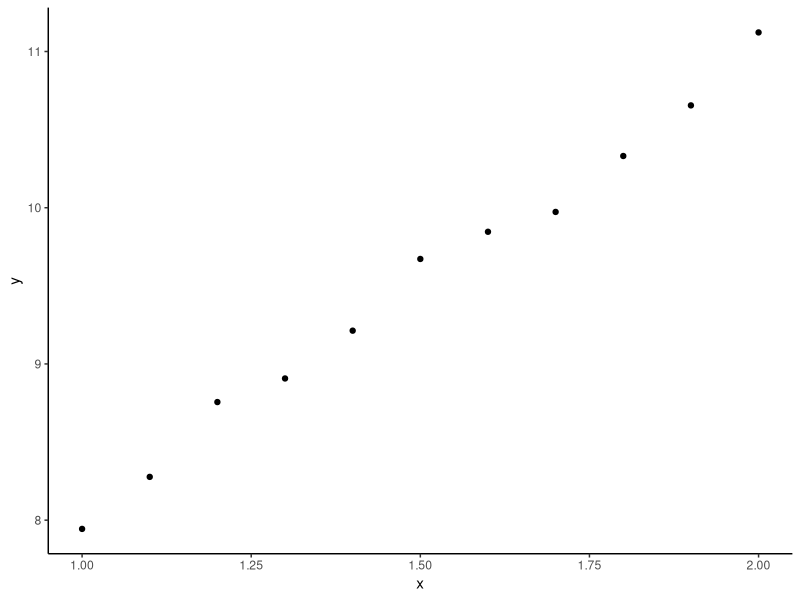
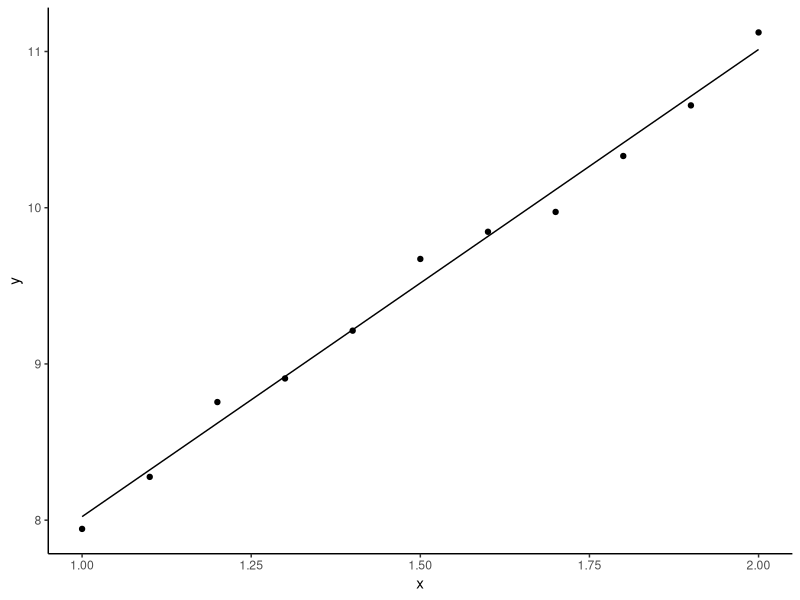
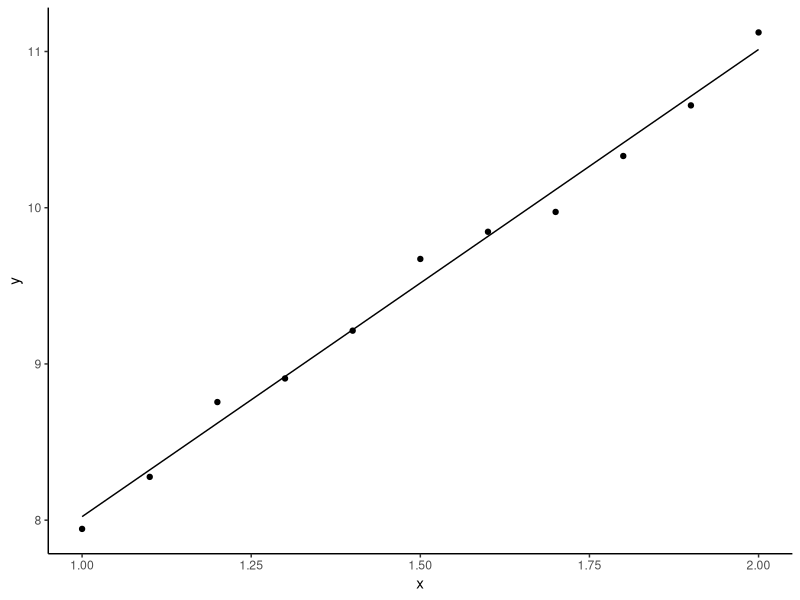
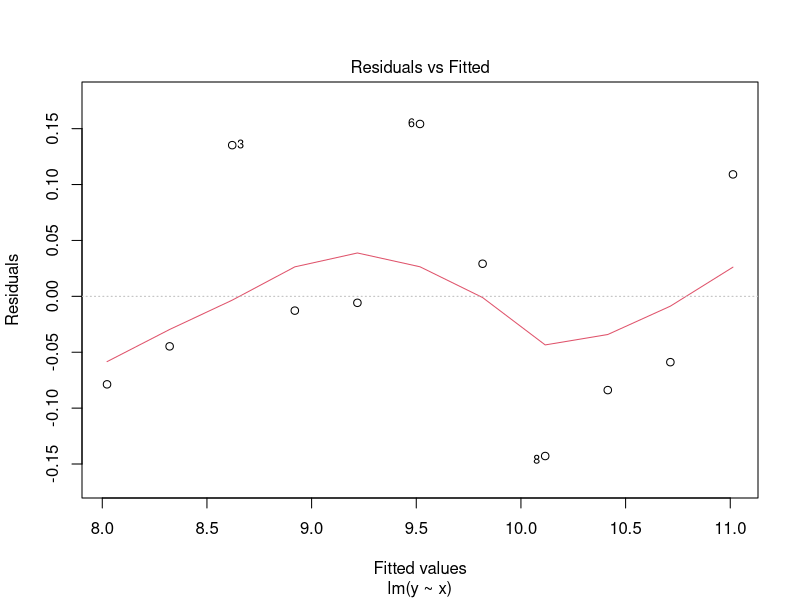
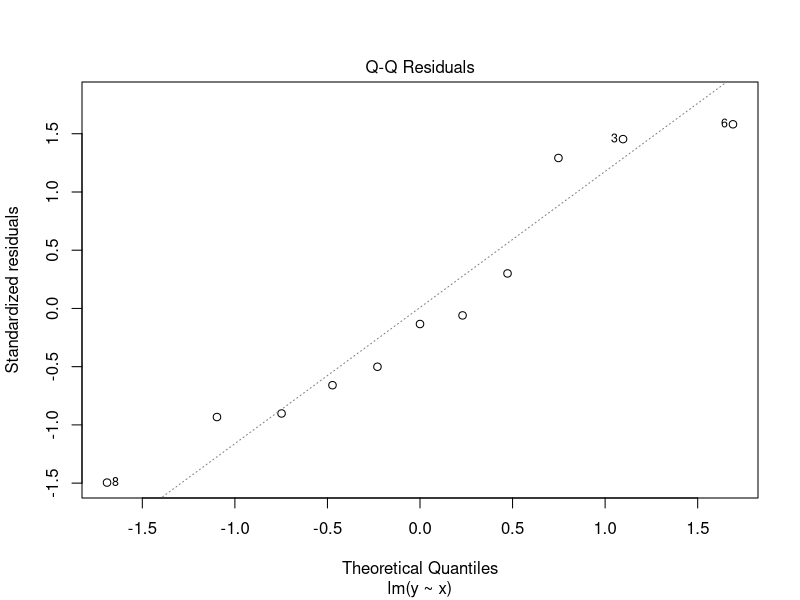
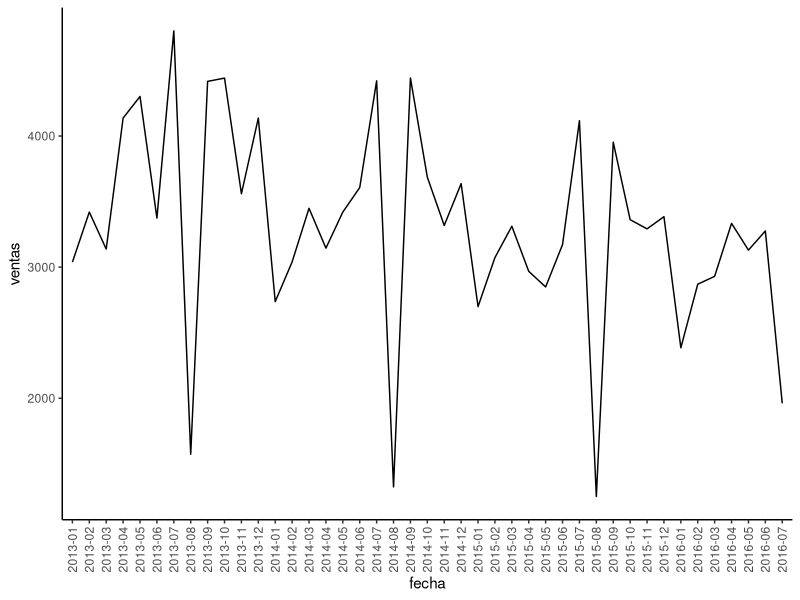
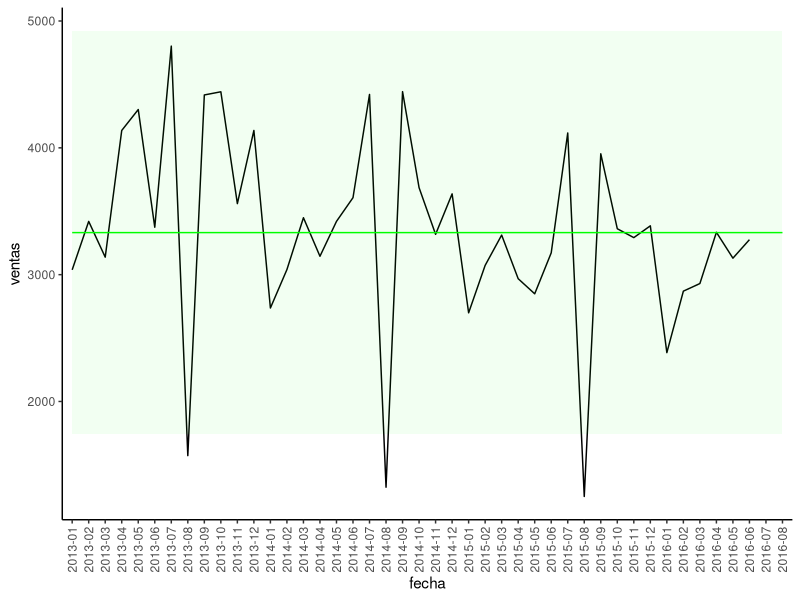
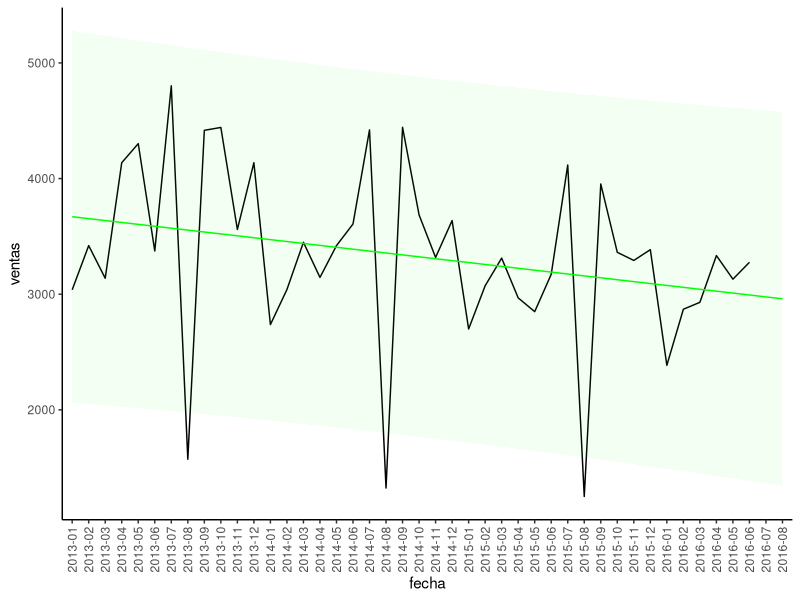

Recreate these plots in R, in order.
#' ---
#' output:
#'   revealjs::revealjs_presentation:
#'     theme: simple
#'     slide_level: 2
#'     highlight: pygments
#'     center: false
#'     self_contained: true
#'     css: "../css/styles.css"
#'     reveal_options:
#'       slideNumber: true
#'       previewLinks: false
#'       transition: 0
#'       background_transition: 0
#' editor_options: 
#'   chunk_output_type: console
#' ---
#' 
## ----setup, include=FALSE--------------------------------------------------
knitr::opts_chunk$set(echo = FALSE, dev="svg")

#' 
## ----include=FALSE---------------------------------------------------------
if(!require("tidyverse")) {
  install.packages("tidyverse", repos="https://cloud.r-project.org/",
         quiet=TRUE, type="binary")
  library("tidyverse")
}
if(!require("kableExtra")) {
  install.packages("kableExtra", repos="https://cloud.r-project.org/",
         quiet=TRUE, type="binary")
  library("kableExtra")
}

#' 
#' ##
#' 
#' <img src="../images/IQSlogo.png" style="border-style:none;box-shadow:none;
#' position:absolute;margin:0;top:20px;left:20px;max-width:200px;height:auto;" />
#' 
#' <div style="font-size:1.5em;font-weight:700;margin-top:200px;">Control estadístico de procesos</div>
#' <div style="font-size:1.4em;font-weight:500;color:#333333;">Previsión</div>
#' <div style="font-size:1.2em;margin-top:40px;color:#333333;">Jordi Cuadros, Lucinio González</div>
#' <div style="margin-top:80px;color:#333333;">Noviembre de 2018</div>
#' 
#' 
#' # Fundamentos de la previsión
#' 
#' ## Previsión
#' 
#' En la práctica de la gestión (aunque no solo en la industria) a menudo es necesario poder anticipar cuál será el resultado de una determinada situación para poder actuar en previsión.
#' 
#' - Prever las ventas o las compras, es decir, necesidades de producción del próximo periodo.
#' - Prever que pasará ante un cambio de las condiciones de producción.
#' - Anticipar la duración de una pieza o evaluar la posibilidades de fallo de un proceso en función de datos observables.
#' 
#' 
#' ## Aproximaciones metodológicas
#' 
#' - Usar métodos que no requieren el uso de funciones matemáticas porque se basan en el conocimiento de expertos (técnicas cualitativas).
#' - Utilización de procedimientos estadísticos para predecir valores futuros de una serie temporal en base a tendencias históricas (técnicas cuantitativas).
#'     - Uso de funciones modelo: Ajustar una función a los datos y usar esta función para hacer la previsión.
#'     - Técnicas que no usan funciones modelo.
#' - Combinar técnicas cualitativas y cuantitativas
#' 
#' 
#' ## Recomendaciones generales
#' 
#' - Comprobar que la ventana de modelización no incluye cambios estructurales. 
#' - Preferir modelos simples.
#' - No inferir relaciones causa-efecto de los modelos.
#' - El pronóstico siempre lleva asociado un cierto error, esta incertidumbre es mayor cuanto más alejado del momento actual se haga el pronóstico.
#' 
#' ##
#' 
#' - Para reducir la incertidumbre del pronóstico se recomienda combinar varios métodos de pronóstico.
#' - Utilizar el conocimiento experto aunque no sea cuantitativo.
#' - Recalcular el modelo cada vez que se disponga de nuevos datos.
#' 
#' 
#' # Ajuste de modelos
#' 
#' ## Proceso de ajuste de un modelo
#' 
#' - Determinar el modelo adecuado
#'     - A partir del conocimiento de las variables de los datos
#'     - A partir de la forma de los datos
#' - Ajustar el modelo ≡ Determinar los coeficientes del modelo
#'     - Habitualmente usando la técnico de mínimos cuadrados ordinarios (OLS)
#' - Comprobación del modelo y del ajuste
#'     - ¿Representa adecuadamente los datos?
#'     - ¿Los residuales son independientes y siguen una distribución normal?
#'     - ¿Representa adecuadamente datos no usados para construir el modelo?
#' 
#' 
#' ## Ajustes de modelos en R por OLS
#' 
#' Una vez decidido un modelo, el ajuste por el método de mínimos cuadrados ordinarios se realiza usando la notación de fórmulas y la función ```lm```.
#' 
#' ----
#' 
#' ### Notación de fórmulas
#' 
#' Una fórmula en R indica una relación lineal entre variables o combinaciones de variables.
#' 
#' - Recta: ``` y ~ x ```
#' - Recta (sin ordenada en origen): ```y ~ x - 1``` o ```y ~ 0 + x``` 
#' - Expresiones lineales multivariantes: ```y ~ x1 + x2```
#' - Expresiones multivariantes con interacciones: ```y ~ (X1 + x2) ^ 2```
#' - Polinomio: ```y ~ x + I(x ^ 2)``` o ```y ~ poly(x, 3)```
#' - Expresiones no lineales: ```y ~ exp(x)``` o ```log(y) ~ log(x)```
#' 
#' ----
#' 
#' ### Uso de la función ```lm```
#' 
## ---- echo = FALSE---------------------------------------------------------
set.seed(123)

#' 
## ---- echo = TRUE----------------------------------------------------------
x <- seq(1, 2, length.out = 11)
y <- round(3 * x + 5 + rnorm(11) / 10, 3)
datos <- data.frame(x = x, y = y)

#' 
## ---- echo = FALSE---------------------------------------------------------
kable_styling(kable(datos), font_size=24)

#' 
#' ----
#' 
## ---- echo = FALSE---------------------------------------------------------
ggplot(datos, aes(x = x, y = y)) + geom_point() + theme_classic()

#' 
#' ----
#' 
## ---- eval = FALSE, echo = TRUE--------------------------------------------
## ajuste <- lm(y ~ x, datos)
## summary(ajuste)

#' 
#' <div style="font-size:24pt;">
#' 
## ---- echo = FALSE---------------------------------------------------------
ajuste <- lm(y ~ x, datos)
summary(ajuste)

#' 
#' </div>
#' 
#' ----
#' 
## ---- echo = TRUE----------------------------------------------------------
datos$yc <- ajuste$fitted

#' 
## ---- echo = FALSE---------------------------------------------------------
kable_styling(kable(datos), font_size=24)

#' 
#' ----
#' 
## ---- eval = FALSE, echo = TRUE--------------------------------------------
## ggplot(datos, aes(x = x, y = y)) +
##   geom_point() +
##   geom_line(aes(y = yc)) +
##   theme_classic()

#' 
#' ----
#' 
## ---- echo = FALSE---------------------------------------------------------
ggplot(datos, aes(x = x, y = y)) +
  geom_point() +
  geom_line(aes(y = yc)) + 
  theme_classic()

#' 
#' ## Análisis estadístico de los modelos de ajuste
#' 
#' Un ajuste es adecuado si
#' 
#' <div style="font-size:20pt;">
#' 
#' - Se ajusta a los valores experimentales y su funcionalidad
#'     - Gráfico con el modelo ajustado
#'     - Análisi de los residuales
#'         - Residuales sin funcionalidad y centrado en cero
#'     - Prueba F
#' - No hay puntos excesivamente influyentes
#'     - Vigilar con los puntos anómalos y los puntos extremos
#' - Los errores están normalmente distribuidos
#'     - Prueba de normalidad de los residuales
#'     - Gráfico de normalidad de los residuales
#' - Sus coeficientes son significativos
#'     - Estadísticamente
#'     - Teóricamente / científicamente
#' 
#' </div>
#' 
#' ----
#' 
## ---- echo = FALSE---------------------------------------------------------
ggplot(datos, aes(x = x, y = y)) +
  geom_point() +
  geom_line(aes(y = yc)) + 
  theme_classic()

#' 
#' ----
#' 
## ---- eval = FALSE, echo = TRUE--------------------------------------------
## summary(ajuste)

#' 
#' <div style="font-size:24pt;">
#' 
## ---- echo = FALSE---------------------------------------------------------
summary(ajuste)

#' 
#' </div>
#' 
#' ----
#' 
## ---- echo = TRUE, eval = FALSE--------------------------------------------
## plot(ajuste, which=1:2)

#' 
#' ----
#' 
## ---- echo = FALSE---------------------------------------------------------
plot(ajuste, which=1)

#' 
#' ----
#' 
## ---- echo = FALSE---------------------------------------------------------
plot(ajuste, which=2)

#' 
#' ----
#' 
## ---- echo = TRUE----------------------------------------------------------
shapiro.test(ajuste$residuals)

#' 
#' ## Predicción
#' 
#' Si el modelo es correcto (y solo en este caso), este puede usarse para estimar valores de la variable dependiente.
#' 
## ---- echo = TRUE----------------------------------------------------------
predict(ajuste,data.frame(x = c(1.12,1.23)))

#' 
#' ----
#' 
#' A esta predicción puede añadirse intervalos de confianza (por defecto, a un nivel de confianza del 95 %). Estos se calculan de forma distinta cuando se quiere predecir el valor medio (mejor estimación) o un nuevo dato.
#' 
#' Si x es 1,12, la estimación del promedio es
#' 
## ---- echo = TRUE----------------------------------------------------------
predict(ajuste,data.frame(x = c(1.12)), interval="confidence")

#' 
#' y la estimación para un nuevo dato es
#' 
## ---- echo = TRUE----------------------------------------------------------
predict(ajuste,data.frame(x = c(1.12)), interval="prediction")

#' 
#' 
#' ## Ejemplo
#' 
#' A partir de los datos que figuran en el archivo "cu.txt", determina el coeficiente de expansión térmica del cobre (*k*) a las temperaturas (*T*) de 600 K y de 200 K.
#' 
#' <p>&nbsp;</p>
#' 
#' <p class="bibref">http://www.itl.nist.gov/div898/handbook/pmd/section6/pmd641.htm </p>
#' 
#' 
#' # Ajuste de series temporales
#' 
#' ## Serie temporal
#' 
#' Se denomina serie temporal a una secuencia de puntos indexados temporalmente. Es decir, obtenidos a intervalos de tiempo constantes.
#' 
#' En estos casos, el índice temporal (o posición) se incorpora como variable de modelización. El tiempo no se usa como variable independiente.
#' 
#' 
#' 
#' Solo se presentará el tratamiento del ajuste de serie temporales completas.
#' 
#' 
#' ## Fuentes de variación en una serie temporal
#' 
#' - **Tendencia**. Evolución de los datos a largo plazo
#' - **Estacionalidad**. Variaciones estacionales a corto plazo (periodo de menos de un año)
#'     - Día de la semana
#'     - Día del mes
#'     - Día del año
#'     - Semana del año
#'     - Semana del mes
#'     - Mes del año
#' - Componentes **aleatorios** no previsibles
#' - **Autocorrelación**. Dependencia de los periodos inmediatamente anteriores.
#' 
#' 
#' ## Previsión en series temporales (pronóstico, *forecasting*)
#' 
#' - Ajuste de modelos (con variables fictícias)
#' - Métodos de previsión sin funciones de ajuste (para datos desestacionalizados)
#' 
#' 
#' # Pronóstico mediante ajuste de modelos
#' ## Ejemplo
#' 
#' Sean las ventas de un determinado producto entre enero de 2013 y mediados de julio de 2016 las que figuran en el archivo "ventas.csv", ¿cuál seria una previsión razonable de las ventas de julio y agosto de 2016?
#' 
#' 
## ---- echo = FALSE, results = 'asis'---------------------------------------
datos <- read.table("ventas.csv", header=TRUE, dec=",",sep=";")
kable_styling(kable(head(datos)), font_size=24)

#' 
#' ----
#' 
#' ### Visualización de los datos
#' 
## ---- echo = TRUE, eval = FALSE--------------------------------------------
## datos$fecha <- paste(datos$ano,
##                      formatC(datos$mes, width=2,
##                              format="d", flag="0"),
##                      sep="-")
## ggplot(datos,aes(x=fecha,y=ventas,group=1)) + geom_line() +
##   theme_classic()+
##   theme(axis.text.x = element_text(angle=90,vjust=0.5))

#' 
#' ----
#' 
## ---- echo = FALSE---------------------------------------------------------
datos$fecha <- paste(datos$ano,
                     formatC(datos$mes, width=2,
                             format="d", flag="0"),
                     sep="-")
ggplot(datos,aes(x=fecha,y=ventas,group=1)) + geom_line() +
  theme_classic()+
  theme(axis.text.x = element_text(angle=90,vjust=0.5))

#' 
#' ## Modelos habituales (sin estacionalidad)
#' 
#' - Constante ( ```y ~ 1``` )
#' - Recta ( ```y ~ x``` )
#' - Recta sin ordenada ( ```y ~ 0 + x``` )
#' 
#' También pueden usarse funciones no lineales (polinomios, logaritmos, exponenciales...).
#' 
#' 
#' ## Ajuste de una constante
#' 
## ---- echo = TRUE, eval = FALSE--------------------------------------------
## datosAj <- datos[1:42,]
## datosAj$i <- 1:42
## datosAj <- rbind(datosAj,
##                  list(ano=c(2016,2016),
##                       mes=7:8,
##                       ventas=c(NA,NA),
##                       fecha=c("2016-07","2016-08"),
##                       i=43:44))
## 
## ajuste <- lm(ventas~1, datosAj[1:42,])
## 
## datosAj <- cbind(datosAj,
##                  predict(ajuste, datosAj, interval="prediction"))

#' 
#' ----
#' 
## ---- echo = TRUE, eval = FALSE--------------------------------------------
## ggplot(datosAj,aes(x=fecha,y=ventas,group=1)) + geom_line() +
##   geom_line(aes(y=fit), col="green")+
##   geom_ribbon(aes(ymin=lwr, ymax=upr), fill="green", alpha=0.05)+
##   theme_classic()+
##   theme(axis.text.x = element_text(angle=90,vjust=0.5))
## 

#' 
#' ----
#' 
## ---- echo = FALSE, warning = FALSE----------------------------------------
datosAj <- datos[1:42,]
datosAj$i <- 1:42
datosAj <- rbind(datosAj,
                 list(ano=c(2016,2016),
                      mes=7:8,
                      ventas=c(NA,NA),
                      fecha=c("2016-07","2016-08"),
                      i=43:44))

ajuste <- lm(ventas~1, datosAj[1:42,])

datosAj <- cbind(datosAj,
                 predict(ajuste, datosAj, interval="prediction"))

ggplot(datosAj,aes(x=fecha,y=ventas,group=1)) + geom_line() +
  geom_line(aes(y=fit), col="green")+
  geom_ribbon(aes(ymin=lwr, ymax=upr), fill="green", alpha=0.05)+
  theme_classic()+
  theme(axis.text.x = element_text(angle=90,vjust=0.5))


#' 
#' ----
#' 
## ---- echo = TRUE----------------------------------------------------------

print(datosAj[43:44,c(4,6:8)])


#' 
#' ## Ajuste de una recta
#' 
## ---- echo = TRUE, eval = FALSE--------------------------------------------
## datosAj <- datos[1:42,]
## datosAj$i <- 1:42
## datosAj <- rbind(datosAj,
##                  list(ano=c(2016,2016),
##                       mes=7:8,
##                       ventas=c(NA,NA),
##                       fecha=c("2016-07","2016-08"),
##                       i=43:44))
## 
## ajuste <- lm(ventas~i, datosAj[1:42,])
## 
## datosAj <- cbind(datosAj,
##                  predict(ajuste, datosAj, interval="prediction"))

#' 
#' ----
#' 
## ---- echo = TRUE, eval = FALSE--------------------------------------------
## ggplot(datosAj,aes(x=fecha,y=ventas,group=1)) + geom_line() +
##   geom_line(aes(y=fit), col="green")+
##   geom_ribbon(aes(ymin=lwr, ymax=upr), fill="green", alpha=0.05)+
##   theme_classic()+
##   theme(axis.text.x = element_text(angle=90,vjust=0.5))
## 

#' 
#' ----
#' 
## ---- echo = FALSE, warning = FALSE----------------------------------------
datosAj <- datos[1:42,]
datosAj$i <- 1:42
datosAj <- rbind(datosAj,
                 list(ano=c(2016,2016),
                      mes=7:8,
                      ventas=c(NA,NA),
                      fecha=c("2016-07","2016-08"),
                      i=43:44))

ajuste <- lm(ventas~i, datosAj[1:42,])

datosAj <- cbind(datosAj,
                 predict(ajuste, datosAj, interval="prediction"))

ggplot(datosAj,aes(x=fecha,y=ventas,group=1)) + geom_line() +
  geom_line(aes(y=fit), col="green")+
  geom_ribbon(aes(ymin=lwr, ymax=upr), fill="green", alpha=0.05)+
  theme_classic()+
  theme(axis.text.x = element_text(angle=90,vjust=0.5))


#' 
#' ----
#' 
## ---- echo = TRUE----------------------------------------------------------

print(datosAj[43:44,c(4,6:8)])


#' 
#' 
#' ## Incorporar la estacionalidad
#' 
#' La estacionalidad se incorpora a los modelos a través de variables ficticias
#' 
#' - Se decide el periodo y el paso de la periodicidad
#'     - Día en mes
#'     - Día en semana
#'     - Mes en año
#'     - Trimestre en año
#' - Se usa una variable ficticia (lógica, 0 o 1) para cada elemento del periodo
#' - Se introducen al modelo todas las variables ficticias excepto una (que corresponderá a la referencia del modelo).
#' 
#' 
#' ## Modelizar la estacionalidad en R
#' 
#' - Definir una variable para la estacionalidad (valores cíclicos).
#' - Se establece esta variable como factor y se introduce como variable del modelo.
#' 
#' 
#' ## Ajuste de una recta más una periodicidad anual (por meses)
#' 
## ---- echo = TRUE, eval = FALSE--------------------------------------------
## datosAj <- datos[1:42,]
## datosAj$i <- 1:42
## datosAj <- rbind(datosAj,
##                  list(ano=c(2016,2016),
##                       mes=7:8,
##                       ventas=c(NA,NA),
##                       fecha=c("2016-07","2016-08"),
##                       i=43:44))
## datosAj$mes <- factor(datosAj$mes)
## 
## ajuste <- lm(ventas~i+mes, datosAj[1:42,])
## 
## datosAj <- cbind(datosAj,
##                  predict(ajuste, datosAj, interval="prediction"))

#' 
#' ----
#' 
## ---- echo = TRUE, eval = FALSE--------------------------------------------
## ggplot(datosAj,aes(x=fecha,y=ventas,group=1)) + geom_line() +
##   geom_line(aes(y=fit), col="green")+
##   geom_ribbon(aes(ymin=lwr, ymax=upr), fill="green", alpha=0.05)+
##   theme_classic()+
##   theme(axis.text.x = element_text(angle=90,vjust=0.5))
## 

#' 
#' ----
#' 
## ---- echo = FALSE, warning = FALSE----------------------------------------
datosAj <- datos[1:42,]
datosAj$i <- 1:42
datosAj <- rbind(datosAj,
                 list(ano=c(2016,2016),
                      mes=7:8,
                      ventas=c(NA,NA),
                      fecha=c("2016-07","2016-08"),
                      i=43:44))
datosAj$mes <- factor(datosAj$mes)

ajuste <- lm(ventas~i+mes, datosAj[1:42,])

datosAj <- cbind(datosAj,
                 predict(ajuste, datosAj, interval="prediction"))

ggplot(datosAj,aes(x=fecha,y=ventas,group=1)) + geom_line() +
  geom_line(aes(y=fit), col="green")+
  geom_ribbon(aes(ymin=lwr, ymax=upr), fill="green", alpha=0.05)+
  theme_classic()+
  theme(axis.text.x = element_text(angle=90,vjust=0.5))


#' 
#' ----
#' 
## ---- echo = TRUE----------------------------------------------------------

print(datosAj[43:44,c(4,6:8)])


#' 
#' ----
#' 
#' ### Comprobación del ajuste
#' 
## ---- echo = TRUE----------------------------------------------------------
summary(ajuste)

#' 
#' ----
#' 
## ---- echo = TRUE, eval = FALSE--------------------------------------------
## plot(ajuste, which = 1:2)

#' 
#' 
#' ----
#' 
## ---- echo = FALSE---------------------------------------------------------
plot(ajuste, which = 1)

#' 
#' 
#' ----
#' 
## ---- echo = FALSE---------------------------------------------------------
plot(ajuste, which = 2)

#' 
#' ----
#' 
## ---- echo = TRUE----------------------------------------------------------
shapiro.test(ajuste$residuals)

#' 
#' # Pronósticos a corto plazo (para datos desestacionalizados)
#' 
#' ## Datos desestacionalizados
#' 
#' - No tienen tendencia ni funcionalidad.
#' - No presentan variabilidad estacional.
#' 
#' Presentan autocorrelación, es decir dependencia de los valores anteriores.
#' 
#' 
#' ## Métodos simples para predecir a corto plazo
#' 
#' - Método Naïve (o Naïve I)
#' - Método Naïve II
#' - Método de la media móvil simple
#' 
#' 
#' ## Método Naïve
#' 
#' Consiste en pronosticar el siguiente valor de la serie temporal como igual al último valor disponible en la misma
#' 
#' $$
#' \\ \hat y_{n+1} = y_n
#' $$
#' 
#' 
#' ## Método Naïve II
#' 
#' Consiste en pronosticar el siguiente valor de la serie temporal como igual al último valor disponible en la misma más un término dependiente de la variación entre los dos valores anteriores.
#' 
#' $$
#' \\ \hat y_{n+1} = y_n + k (y_n - y_{n-1})
#' $$
#' 
#' Si *k* vale 1, consiste en el ajuste de una recta a los dos datos anteriores.
#' 
#' 
#' ## Media móvil simple
#' 
#' Consiste en pronosticar el siguiente valor de la serie temporal como media de los *m* valores anteriores.
#' 
#' $$
#' \\ \hat{y}_{n+1} = \sum\limits_{i=n-m+1}^{n} \frac{y_i}{m}
#' $$
#' 
#' 
#' ## Comprobación del ajuste
#' 
#' El ajuste se puede comprobar aplicando el método a los valores anteriores de la serie y calculando los residuales correspondientes.
#' 
#' El análisis de residuales sigue siendo válido en estos casos.
#' 
#' 
#' ## Estimación del intervalo de predicción
#' 
#' Si los residuales estan normalmente distribuidos, el intervalo de predicción puede calcularse a partir de la desviación estándar de los residuales.
#' 
#' $$
#' \\ y = \hat y \pm z_{1-\alpha/2} \  s_{res}
#' $$
#' 
#' 
#' ## Ejemplo
#' 
#' Disponemos de los precios históricos (promedios mensuales) de uno de los productos de partida de nuestro proceso de fabricación, ¿podemos estimar el precio que nos costará este recurso en el siguiente mes?
#' 
#' Los datos figuran en el archivo "coconutOil.txt".
#' 
#' 
#' # Criterios de error para la comparación de modelos
#' 
#' ## 
#' 
#' Para establecer la calidad de un modelo y tener criterios que permitan comparar modelos, se usan distintos indicadores
#' 
#' - Coeficiente de determinación ajustado, *R*<sup>2</sup>
#' - Distintas medidas del error, calculadas a partir
#' de los residuales (MAPE/MAPD , MSE/MSD...)
#' 
#' <p>&nbsp;</p>
#' 
#' <p class="bibref">https://support.minitab.com/en-us/minitab/17/topic-library/modeling-statistics/time-series/time-series-models/what-are-mape-mad-and-msd/</p>
#' 
#' 
#' # Referencias adicionales
#' 
#' ##
#' 
#' - Hyndman, R.J.; Athanasopoulos, G. (2018). Forecasting: Principles and Practice,http://otexts.org/fpp2/
#' - NIST/SEMATECH (2013). NIST/SEMATECH. e-Handbook of Statistical Methods, http://www.itl.nist.gov/div898/handbook
#' - ForPrin (2018). The Forecasting Principles, http://www.forecastingprinciples.com/
